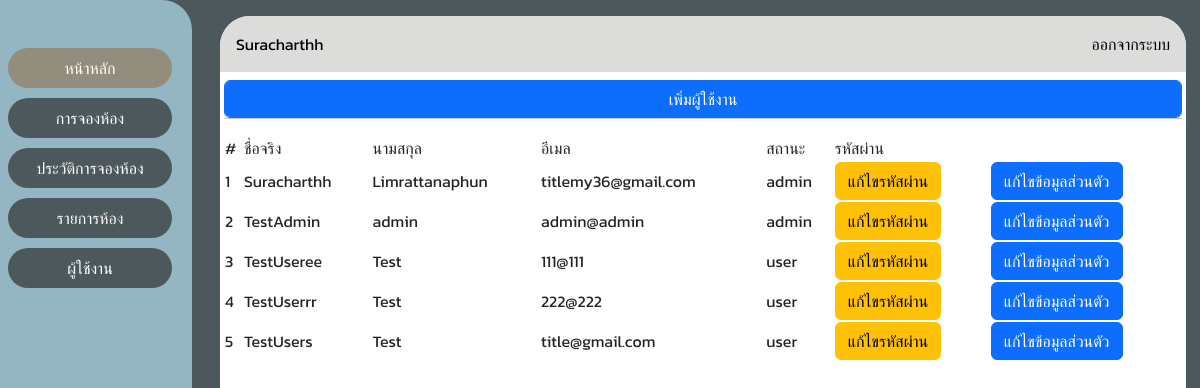
Screenshot of /user.php (signed in) with the database file from the repository.
### tables this page shows
CREATE TABLE `users` (
  `id` int(11) NOT NULL,
  `firstName` varchar(100) NOT NULL,
  `lastName` varchar(100) NOT NULL,
  `email` varchar(50) NOT NULL,
  `password` varchar(40) NOT NULL,
  `role` varchar(2) NOT NULL
);

### user.php (the view, shortened to what this page needs)
<?php
include("./include/connect.php");
$sqlUSer = "SELECT * FROM users ORDER BY role ASC";
$qUser = $db->query($sqlUSer);
?>
<!doctype html>
<html lang="en">
<head>
    <link
        href="https://cdn.jsdelivr.net/npm/bootstrap@5.3.2/dist/css/bootstrap.min.css"
        rel="stylesheet"
 />
    <link rel="stylesheet" href="./css/index.css">
    <link rel="stylesheet" href="//cdn.datatables.net/2.1.8/css/dataTables.dataTables.min.css">
</head>
<body>
    <div class="row">
        <div class="col-2 ">
            <div class="d-flex justify-content-center my-5 flex-column px-2">
                <a href="./admin.php" class="py-2 menu" style="background-color:rgb(146, 141, 125); color:#fff;">
                    หน้าหลัก
                </a>
                <a href="./recserveRoom.php" class="py-2 menu">
                    การจองห้อง
                </a>
                <a href="./history.php" class="py-2 menu">
                    ประวัติการจองห้อง
                </a>
                <a href="./room.php" class="py-2 menu">
                    รายการห้อง
                </a>
                <a href="./user.php" class="py-2 menu">
                    ผู้ใช้งาน
                </a>
            </div>
        </div>
        <div class="col-10">
            <div class="content mx-3 my-3">
                <div class="d-flex justify-content-between px-3 py-3 " style="background-color:rgb(220, 220, 218);">
                    <a href="./admin.php" class="mt-auto"><?php echo $_SESSION['auth']->firstName ?></a>
                    <a href="./backend/logout.php" class="mt-auto">ออกจากระบบ</a>
                </div>
                <div class="row px-3 py-2">
                   <button class="btn btn-primary form-control" id="insert">เพิ่มผู้ใช้งาน</button>
                   <hr>
                   <table id="myTable">
                        <thead>
                            <tr>
                                <th>#</th>
                                <th>ชื่อจริง</th>
                                <th>นามสกุล</th>
                                <th>อีเมล</th>
                                <th>สถานะ</th>
                                <th>รหัสผ่าน</th>
                                <th></th>
                            </tr>
                        </thead>
                        <tbody>
                            <?php
                            $i = 1;
                                while($item = $qUser->fetch_object()){
                            ?>
                            <tr>
                                <td><?php echo $i ?></td>
                                <td><?php echo $item->firstName ?></td>
                                <td><?php echo $item->lastName ?></td>
                                <td><?php echo $item->email ?></td>
                                <td><?php echo ($item->role == 0) ? 'admin' : 'user'; ?></td>
                                <td><button class="btn btn-warning" id="editPassword" data-id="<?php echo $item->id ?>">แก้ไขรหัสผ่าน</button></td>
                                <td><button class="btn btn-primary" id="editProfile" data-id="<?php echo $item->id ?>">แก้ไขข้อมูลส่วนตัว</button></td>
                            </tr>
                            <?php
                            $i++;
                                }
                            ?>
                        </tbody>
                   </table>
                </div>
            </div>
        </div>
    </div>
</body>
</html>

### css/index.css (style rules this page uses)
* { font-family: "Kanit", serif; font-weight: 400; font-style: normal; overflow-x: hidden; }
a { text-decoration: none; color: #000000; }

### user.php (style rules this page uses)
body { background-color: #4C585B; height: 100vh; }
.col-2 { border-radius: 0px 30px 30px 0px; background-color: rgba(183, 228, 245, 0.67); height: 100vh; }
.menu { text-decoration: none; text-align: center; margin-bottom: 10px; color: #fff; background-color: #4C585B; border-radius: 20px; transition: ease-in-out 0.5s all; }
.content { width: 97%; height: 95%; background-color: #fff; border-radius: 30px; }

### rows the page displays
users: firstName "Suracharthh", lastName "Limrattanaphun", email "titlemy36@gmail.com", role "admin"
users: firstName "TestAdmin", lastName "admin", email "admin@admin", role "admin"
users: firstName "TestUseree", lastName "Test", email "111@111", role "user"
users: firstName "TestUserrr", lastName "Test", email "222@222", role "user"
users: firstName "TestUsers", lastName "Test", email "title@gmail.com", role "user"

### other values shown
$_SESSION['auth']->firstName "Suracharthh"
